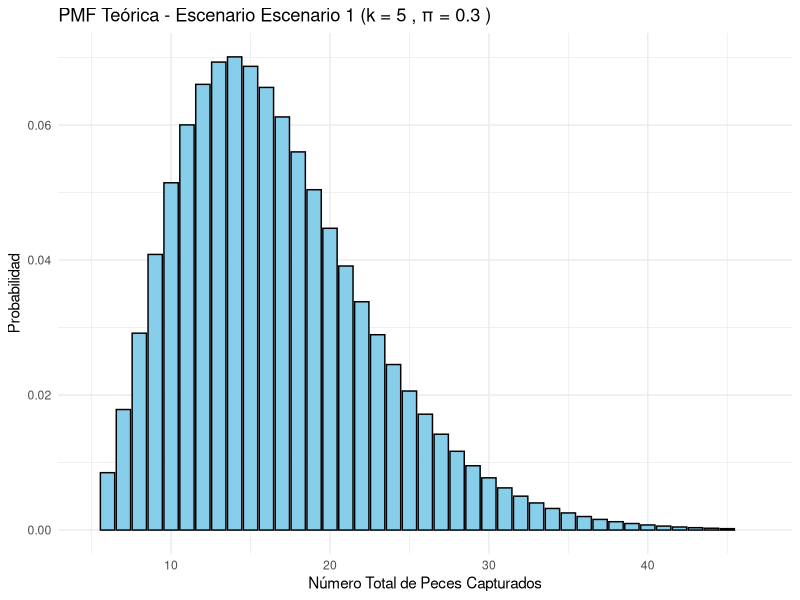
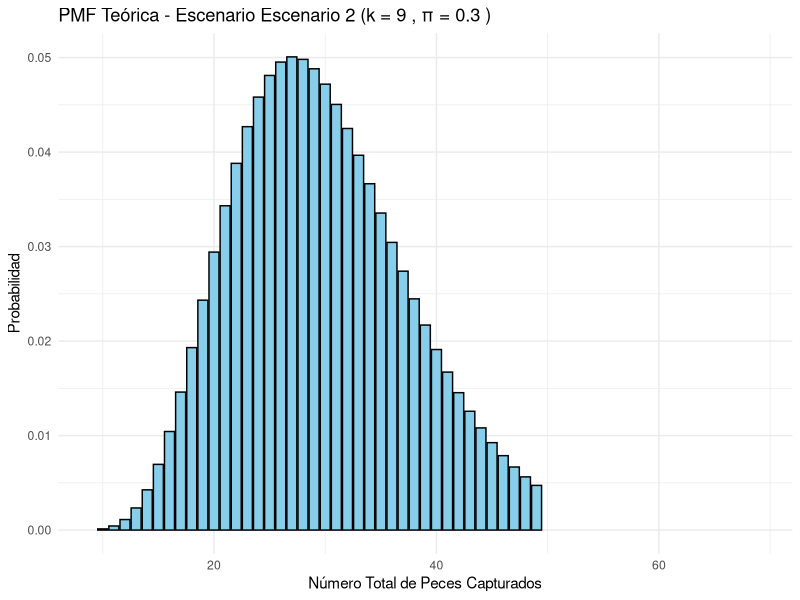
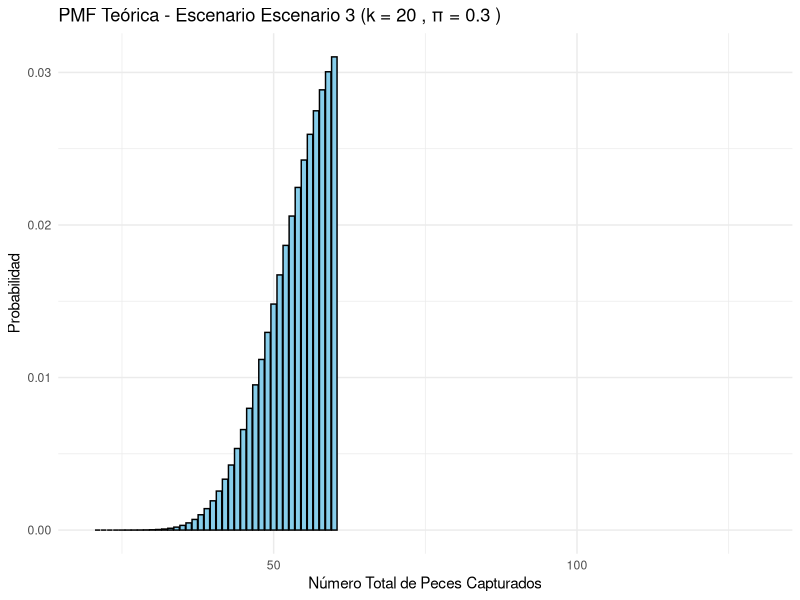

The R source for these figures, in order:
# -------------------------------
# UNIVERSIDAD AUTONOMA DE OCCIDENTE
## MAESTRIA EN INTELIGENCIA ARTIFICIAL Y CIENCIA DE DATOS
## INFERENCIA ESTADISTICA
## DESAFÍO 1
## Profesor: Cristian E García.
## Alumno: Yoniliman Galvis Aguirre
## Codigo: 22500214
## CALI - COLOMBIA
### 02/24/2025
# -------------------------------

# -------------------------------
# PREPARAR EL SISTEMA Y CARGAR LIBRERIAS Y 
# -------------------------------

# Variable de control para habilitar o deshabilitar la eliminación de archivos, si tiene problemas para instalar un paqute puede que ayude borrar estos archivos , primero ejecuta este Chunk en FALSE, si hay problemas llevalo a TRUE y ejecuta este Chunk de nuevo. ES probable que tenga que instalar las siguientes dependencias uasndo los siguientes comandos en uan terminal: 
# sudo apt-get update
# sudo apt-get install libharfbuzz-dev libfribidi-dev libcurl4-openssl-dev libssl-dev libxml2-dev libfontconfig1-dev libfreetype6-dev libpng-dev libtiff5-dev libjpeg-dev

eliminar_archivos_habilitado <- FALSE

# Definir los archivos a eliminar
archivos <- c(".Rhistory", ".RData", ".Rprofile")

# Función para eliminar los archivos si existen
eliminar_archivos <- function(archivos) {
  for (archivo in archivos) {
    if (file.exists(archivo)) {
      file.remove(archivo)
      cat("Archivo eliminado:", archivo, "\n")
    } else {
      cat("Archivo no encontrado:", archivo, "\n")
    }
  }
}

# Eliminar los archivos si se habilitó la opción
if (eliminar_archivos_habilitado) {
  eliminar_archivos(archivos)
} else {
  cat("La eliminación de archivos está deshabilitada.\n")
}

# Instalar y cargar el paquete para manejo de conflictos
install.packages("conflicted")
library(conflicted)

# Preferir funciones específicas de paquetes que estan en conflicto en la librería tidyverse purrr y tidyr las cuales tienen funciones con nombres iguales "stats" y "caret". así que vamos adefinir cual de estas funciones vamos a preferir

conflict_prefer("filter", "dplyr")
conflict_prefer("lag", "dplyr")
conflict_prefer("lift", "purrr")

# Para hacer isntalacion de varios paquetes creamos un vector que contenga los nombre de los paquetes que queremos instalar
paquetes <- c("dplyr", "ggplot2", "caret", "ModelMetrics", "stats4", "tidyverse","tidyr","gridExtra")

# hacemos una Función que nos permite instalar paquetes si no están ya instalados en el sistema
instalar_paquetes <- function(paquetes) {
  paquetes_instalados <- paquetes[paquetes %in% installed.packages()[,"Package"]]
  nuevos_paquetes <- paquetes[!(paquetes %in% installed.packages()[,"Package"])]
  
  if(length(nuevos_paquetes)) {
    install.packages(nuevos_paquetes, quiet = TRUE)
    cat("Se instalaron los siguientes paquetes:", nuevos_paquetes, "\n")
  } else {
    cat("Todos los paquetes ya están instalados.\n")
  }
  
  if(length(paquetes_instalados)) {
    cat("Los siguientes paquetes ya estaban instalados:", paquetes_instalados, "\n")
  }
}

# Instala los paquetes que son necesarios
instalar_paquetes(paquetes)


# Cargar los paquetes
library(dplyr)
library(ggplot2)
library(caret)
library(ModelMetrics)
library(stats4)
library(tidyverse)
library(tidyr)

# -------------------------------
# SITUACION 1
# -------------------------------

# Estimacion de la proporcion de peces en el oceano pacífico
## Definimos los parámetros para hacer la simulacion
set.seed(1234)

# pi_verdadero es el valor real del parámetro que queremos estimar, en este caso es la proporcion de la especie de peces en el oceano pacífico $\pi$, contra este valor es que vamos a comparar los estimadores en la simulación, sin este valor no podriamos hacer la validacion del ECM ó del sesgo de la simulación. Si no se conoce el valor pi_verdadero, no es posible usar ECM y tocaría evaluar el rendimiento con otras métricas como varianza, intervalos de confianza o por estudios previos de muestreo.
pi_verdadero <- 0.3  # Valor verdadero de π (0 < π ≤ 0.5)

# Definimos los 3 escenarios: n = número de barcos, k = número de capturas requeridas
Escenarios <- list("Escenario 1" = list(n = 10, k = 5),
                   "Escenario 2" = list(n = 20, k = 9),
                   "Escenario 3" = list(n = 50, k = 20))

B <- 500  # Número de simulaciones por escenario

# --- Función para el Estimador Bayesiano ó Prior---
# Calcula la media del posterior con prior uniforme en (0, 0.5)
media <- function(sum_x, n, k) {
  post_density <- function(pi) {
    2 * pi^(n * k) * (1 - pi)^(sum_x - n * k)
  }
  norm_const <- integrate(post_density, lower = 0, upper = 0.5)$value
  num_int <- integrate(function(pi) pi * post_density(pi),
                       lower = 0, upper = 0.5)$value
  return(num_int / norm_const)
}

# --- Definición de los Estimadores Propuestos ---

# 1. Estimador MLE (o basado en la media muestral)
estimador_mle <- function(data, k) { 
  k / mean(data) 
}

# 2. Estimador basado en transformación logarítmica
# Evitamos usar el nombre "log" para no colisionar con la función base.
estimador_log <- function(data, k) { 
  exp(mean(log(k / data))) 
}

# 3. Estimador Bayesiano
estimador_bayes <- function(data, k) { 
  media(sum(data), length(data), k) 
}

# 4. Estimador UMVUE (insesgado)
estimador_umvue <- function(data, k) {
  (length(data) * k - 1) / (sum(data) - 1)
}

# --- Simulaciones y Comparaciones ---
result <- list()           # Para almacenar el ECM de cada estimador por escenario
estimates_all <- data.frame()  # Para recolectar los valores estimados y graficarlos

for (esc in names(Escenarios)) {
  n <- Escenarios[[esc]]$n
  k <- Escenarios[[esc]]$k
  
  # Matriz para almacenar los valores de cada estimador en cada simulación
  est <- matrix(NA, nrow = B, ncol = 4)
  colnames(est) <- c("MLE", "Logaritmo", "Bayes", "UMVUE")
  
  for (i in 1:B) {
    # Generar datos para n barcos:
    # rnbinom(n, size = k, prob = pi_verdadero) genera el número de fracasos hasta k éxitos.
    # Sumamos k para obtener el total de capturas.
    data <- rnbinom(n, size = k, prob = pi_verdadero) + k
    
    # Calcular cada uno de los estimadores:
    est[i, "MLE"]       <- estimador_mle(data, k)
    est[i, "Logaritmo"] <- estimador_log(data, k)
    est[i, "Bayes"]     <- estimador_bayes(data, k)
    est[i, "UMVUE"]     <- estimador_umvue(data, k)
  }
  
  # Calcular el ECM para cada estimador en el escenario actual
  ECM <- colMeans((est - pi_verdadero)^2)
  result[[esc]] <- ECM
  
  # Convertir a formato largo para graficar
  df <- as.data.frame(est)  # Se usa "est" (no "estimaciones")
  df$Simulacion <- 1:B
  df_long <- pivot_longer(df, cols = c("MLE", "Logaritmo", "Bayes", "UMVUE"),
                          names_to = "Estimador", values_to = "Valor")
  df_long$Escenario <- esc
  estimates_all <- rbind(estimates_all, df_long)
}

# Mostrar los resultados (ECM) para cada escenario
for (esc in names(result)) {
  cat("\nEscenario", esc, "\n")
  print(result[[esc]])
}

# --- Graficar la PMF teórica de la distribución negativa binomial para cada escenario ---
# Esto ilustra la distribución de capturas en un solo barco (para cada k del escenario)
for (esc in names(Escenarios)) {
  k_vis <- Escenarios[[esc]]$k
  x_vals <- k_vis:(k_vis + 40)
  # dnbinom calcula la probabilidad para el número de fracasos, por ello se usa (x - k_vis)
  pmf_vals <- dnbinom(round(x_vals - k_vis), size = k_vis, prob = pi_verdadero)
  df_teorico <- data.frame(Total = x_vals, Probabilidad = pmf_vals)
  
  set.seed(123)  # Para reproducibilidad
  n_sim <- 10000
  simulados <- rnbinom(n_sim, size = k_vis, prob = pi_verdadero) + k_vis
  df_sim <- data.frame(Total = simulados)
  
  g <- ggplot(df_teorico, aes(x = Total, y = Probabilidad)) +
    geom_bar(stat = "identity", fill = "skyblue", color = "black") +
    stat_function(fun = function(x) dnbinom(round(x - k_vis), linewidth = k_vis, prob = pi_verdadero),
                  color = "red", linewidth = 1) +
    labs(title = paste("PMF Teórica - Escenario", esc, "(k =", k_vis, ", π =", pi_verdadero, ")"),
         x = "Número Total de Peces Capturados", y = "Probabilidad") +
    xlim(k_vis, max(simulados)) +
    theme_minimal()
  
  print(g)
}

# Construir la tabla ECM utilizando sapply y verificando que cada estimador exista
ECM_tabla <- data.frame(
  Escenario   = names(result),
  n           = sapply(names(result), function(x) Escenarios[[x]]$n),
  k           = sapply(names(result), function(x) Escenarios[[x]]$k),
  MLE         = sapply(result, function(x) { if("MLE" %in% names(x)) as.numeric(x["MLE"]) else NA }),
  Logaritmo   = sapply(result, function(x) { if("Logaritmo" %in% names(x)) as.numeric(x["Logaritmo"]) else NA }),
  Bayes       = sapply(result, function(x) { if("Bayes" %in% names(x)) as.numeric(x["Bayes"]) else NA }),
  UMVUE       = sapply(result, function(x) { if("UMVUE" %in% names(x)) as.numeric(x["UMVUE"]) else NA }),
  stringsAsFactors = FALSE
)


# Resumen de EMC de el desempeño de los estimadores en cada escenario planteado
if(requireNamespace("knitr", quietly = TRUE)){
  knitr::kable(ECM_tabla, caption = "ECM de cada estimador por escenario, donde n = número de barcos, k = número de capturas requeridas")
} else {
  print(ECM_tabla)
}
